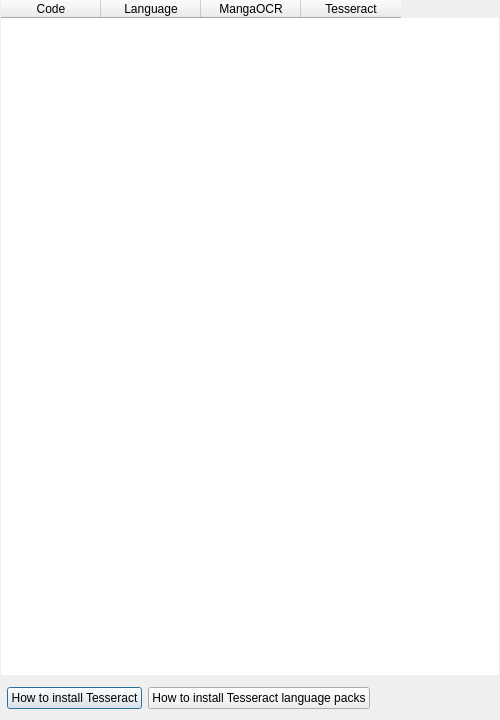
<?xml version="1.0" encoding="UTF-8"?>
<ui version="4.0">
 <class>OCRLanguageSupport</class>
 <widget class="QDialog" name="OCRLanguageSupport">
  <property name="geometry">
   <rect>
    <x>0</x>
    <y>0</y>
    <width>500</width>
    <height>720</height>
   </rect>
  </property>
  <property name="windowTitle">
   <string>OCR Language Support</string>
  </property>
  <layout class="QVBoxLayout" name="verticalLayout">
   <property name="leftMargin">
    <number>1</number>
   </property>
   <property name="topMargin">
    <number>0</number>
   </property>
   <property name="rightMargin">
    <number>1</number>
   </property>
   <item>
    <widget class="CTableWidget" name="lang_table">
     <property name="focusPolicy">
      <enum>Qt::NoFocus</enum>
     </property>
     <property name="frameShape">
      <enum>QFrame::NoFrame</enum>
     </property>
     <property name="editTriggers">
      <set>QAbstractItemView::NoEditTriggers</set>
     </property>
     <property name="showDropIndicator" stdset="0">
      <bool>false</bool>
     </property>
     <property name="dragDropOverwriteMode">
      <bool>false</bool>
     </property>
     <property name="dragDropMode">
      <enum>QAbstractItemView::NoDragDrop</enum>
     </property>
     <property name="alternatingRowColors">
      <bool>true</bool>
     </property>
     <property name="selectionMode">
      <enum>QAbstractItemView::MultiSelection</enum>
     </property>
     <property name="selectionBehavior">
      <enum>QAbstractItemView::SelectRows</enum>
     </property>
     <property name="sortingEnabled">
      <bool>false</bool>
     </property>
     <property name="cornerButtonEnabled">
      <bool>false</bool>
     </property>
     <attribute name="horizontalHeaderVisible">
      <bool>true</bool>
     </attribute>
     <attribute name="horizontalHeaderMinimumSectionSize">
      <number>80</number>
     </attribute>
     <attribute name="horizontalHeaderHighlightSections">
      <bool>false</bool>
     </attribute>
     <attribute name="verticalHeaderVisible">
      <bool>false</bool>
     </attribute>
     <attribute name="verticalHeaderHighlightSections">
      <bool>false</bool>
     </attribute>
     <column>
      <property name="text">
       <string>Code</string>
      </property>
     </column>
     <column>
      <property name="text">
       <string comment="Can also call this statistics.">Language</string>
      </property>
     </column>
     <column>
      <property name="text">
       <string>MangaOCR</string>
      </property>
     </column>
     <column>
      <property name="text">
       <string>Tesseract</string>
      </property>
     </column>
    </widget>
   </item>
   <item>
    <layout class="QHBoxLayout" name="horizontalLayout">
     <property name="leftMargin">
      <number>6</number>
     </property>
     <property name="topMargin">
      <number>6</number>
     </property>
     <item>
      <widget class="QPushButton" name="pushButton_install_tesseract">
       <property name="text">
        <string>How to install Tesseract</string>
       </property>
       <property name="icon">
        <iconset theme="internet-services">
         <normaloff>.</normaloff>.</iconset>
       </property>
      </widget>
     </item>
     <item>
      <widget class="QPushButton" name="pushButton_install_tesseract_language_packs">
       <property name="text">
        <string>How to install Tesseract language packs</string>
       </property>
       <property name="icon">
        <iconset theme="internet-services">
         <normaloff>.</normaloff>.</iconset>
       </property>
      </widget>
     </item>
     <item>
      <spacer name="horizontalSpacer">
       <property name="orientation">
        <enum>Qt::Horizontal</enum>
       </property>
       <property name="sizeHint" stdset="0">
        <size>
         <width>0</width>
         <height>0</height>
        </size>
       </property>
      </spacer>
     </item>
    </layout>
   </item>
  </layout>
 </widget>
 <customwidgets>
  <customwidget>
   <class>CTableWidget</class>
   <extends>QTableWidget</extends>
   <header>pcleaner.gui.CustomQ.CTableWidget</header>
  </customwidget>
 </customwidgets>
 <resources/>
 <connections/>
</ui>
